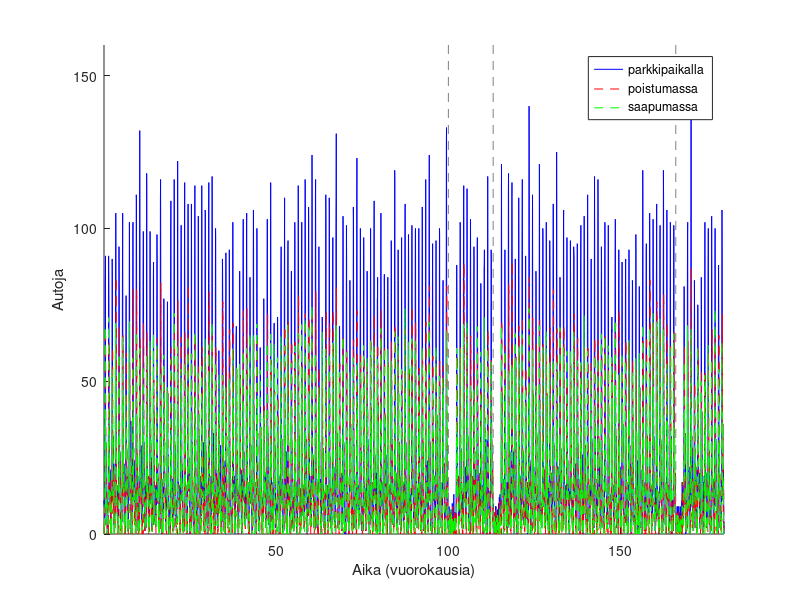
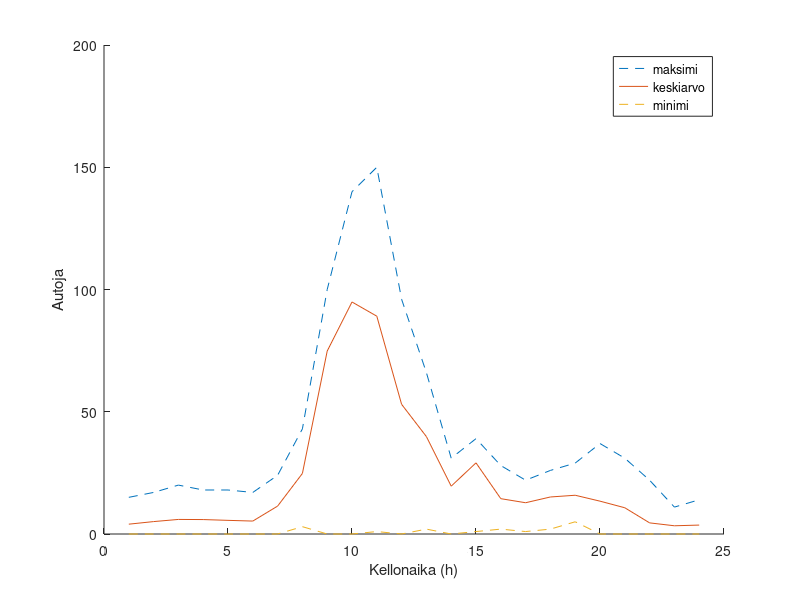

Write MATLAB code to recreate these figures, in order.
clear all
close all

% Saapuvien autojen jakauman ominaisuudet vuorokauden aikana
defaultExpected = [3 3 3 3 3 3 10 20 60 40 30 20 40 20 30 14 13 15 15 10 8 3 3 3];
defaultSigma = [3 3 3 2 2 2 3 5 7 10 10 10 7 5 3 2 2 3 3 4 4 2 2 2];


carsAverage = zeros(1,24); % Keskimääräinen autojen lukumäärä kunakin tuntina
carsMin = 200 * ones(1,24);
carsMax = zeros(1,24);


length = 6*30; % simulointiaika vuorokausina
cars = zeros(1,length*24); 
leaving = zeros(1,length*24);
entering = zeros(1,length*24);
carcount = 10; % alustetaan autojen määrä ajan funktiona

fineFlags = (rand(1,length + 2)<= 1/30 ); % totuusarvovektori, joka määrää, saapuuko lappuliisa 
%fineFlags = zeros(1,length+2); %, jos ei lappuliisoja
fineFlags(1,1:2) = [0 0]
norm = sum( (0.7*ones(1,5)).^(1:5) );
weights = 1/norm * (0.7*ones(1,5)).^(1:5); % poistuvien autojen painokertoimet

% iteroidaan vuorokausien yli:
i = 3;
while ((i-2)<=length)
    
   % saapuvien autojen määrä joka tunti:
   if ( fineFlags(i-1) || fineFlags(i-2) ) % jos lappuliisa:
      incomingCars = normrnd( 3 * ones(1,24), 2 * ones(1,24) );
   else % muutoin defaulttiarvot:
      incomingCars = normrnd( defaultExpected, defaultSigma );
   end
   
   %iteroidaan vuorokauden tuntien yli:
   j = 1;
   while (j <= 24)
       currentIndex = 24 * (i-3) + j;
       % autot viimeiseltä viideltä tunnilta
       lastCars = cars(max(currentIndex-4,1):currentIndex);
       
       % poistuvien autojen määrä (lastCars painotettu weightsillä +
       % virhe), rajoitettu välille 0..carcount.
       carsLeaving = sum(lastCars .* weights((end+1-size(lastCars,2)):end)) + normrnd(0,5);
       carsLeaving = min(max(0, carsLeaving),carcount);
       carcount = carcount - round(carsLeaving); % Kokonaislukujen tarkkuudella
       
       % saapuvien autojen määrä, rajoitettu välille 0..(200-carcount)
       carsEntering = max(min(incomingCars(j), 200-carcount),0);
       carcount = carcount + round(carsEntering); % Kokonaislukujen tarkkuudella
       
       leaving(currentIndex) = carsLeaving;
       entering(currentIndex) = carsEntering;
       cars(currentIndex) = carcount;
       carsAverage(j) = carsAverage(j) + carcount;
       
       if carcount <= carsMin(j)
          carsMin(j) = carcount 
       end
       
       if carcount >= carsMax(j)
           carsMax(j) = carcount
       end
       
       j = j + 1;
       
   end
   
   
    
   i = i + 1;
     
end
carsAverage = carsAverage ./ length;
sum(cars) / size(cars,2)
t = 1:(length*24)

figure
hold on
plot(t/24,cars,'-b')
plot(t/24,leaving,'--r')
plot(t/24,entering,'--g')
xlabel('Aika (vuorokausia)')
ylabel('Autoja')

axis([-Inf Inf 0 160])

for i=3:size(fineFlags,2) % Piirtää pystyviivan lappuliisan käyntiä seuraavalle keskiyölle 
   if (fineFlags(i))
      line([(i-2) (i-2)], [0 200],'Color',[0.5 0.5 0.5],'LineStyle','--') 
   end
end

legend('parkkipaikalla','poistumassa','saapumassa')

figure
hold on

plot(carsMax,'--')
plot(carsAverage)
plot(carsMin,'--')

xlabel('Kellonaika (h)')
ylabel('Autoja')
legend('maksimi','keskiarvo','minimi')
